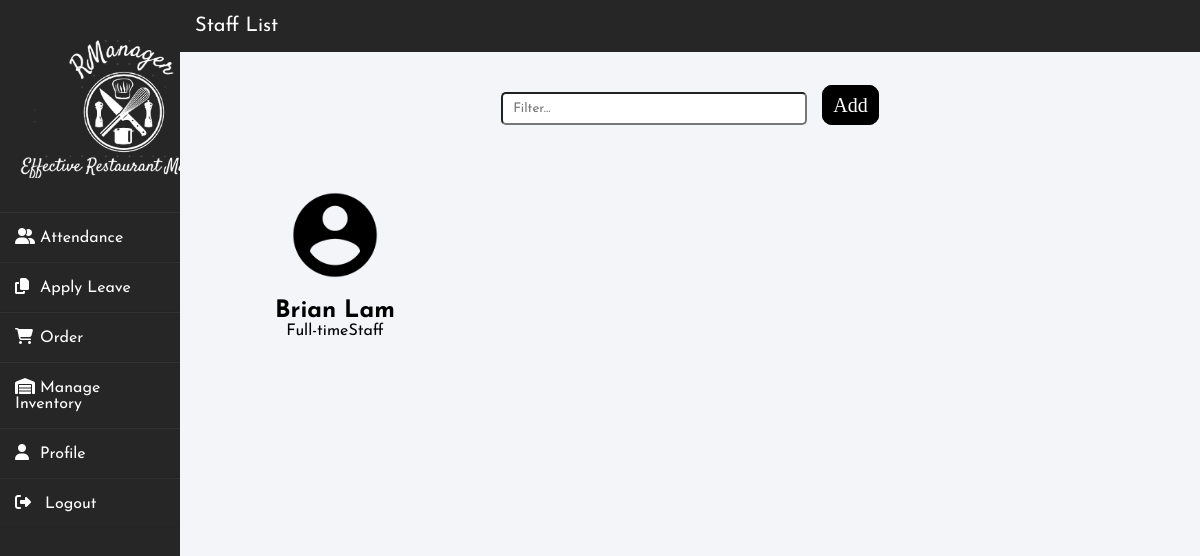
/viewstaff.php, run on an earlier commit of the app's database.
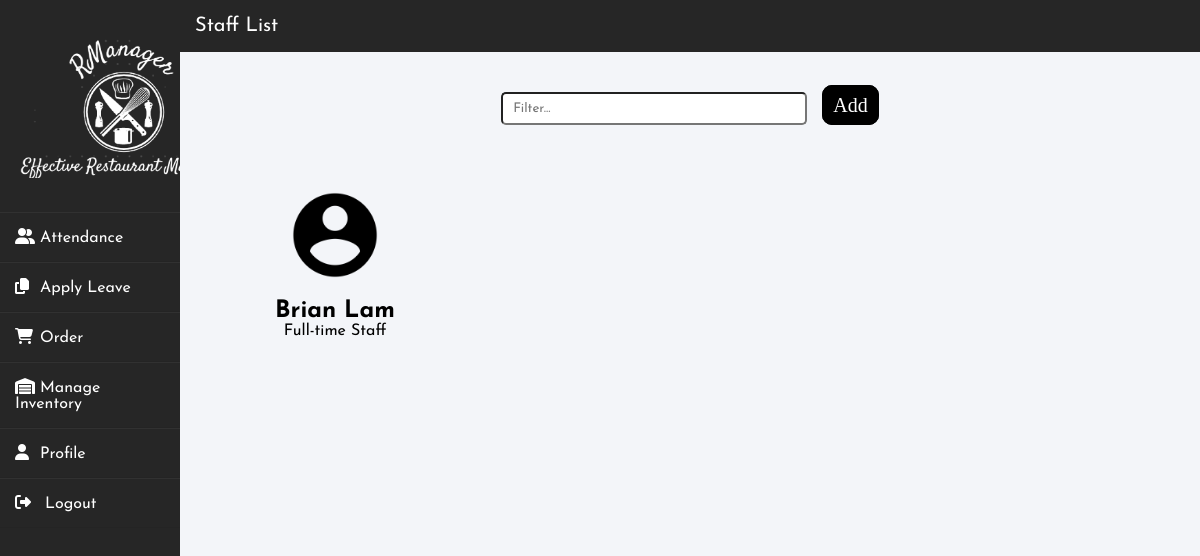
And on a later commit of the database.
### tables this page shows
CREATE TABLE IF NOT EXISTS `staff` (
  `Staff_ID` int(11) NOT NULL AUTO_INCREMENT,
  `name` varchar(50) DEFAULT NULL,
  `email` varchar(50) DEFAULT NULL,
  `pwd` varchar(50) DEFAULT NULL,
  `gender` varchar(50) DEFAULT NULL,
  `dob` date DEFAULT NULL,
  `phone` varchar(50) DEFAULT NULL,
  `address` varchar(200) DEFAULT NULL,
  `role` varchar(50) DEFAULT NULL,
  `hourlyrate` decimal(10,2) DEFAULT NULL,
  `datejoined` date DEFAULT NULL,
  PRIMARY KEY (`Staff_ID`)
);

### viewstaff.php (the view, shortened to what this page needs)
<!DOCTYPE html>
<head>
    <link rel="stylesheet" href="stylesheets/viewstaff.css">
    <link href="stylesheets/default.css" rel="stylesheet" type="text/css">
</head>
<body>
    <?php include "sidebar.php"; ?>
    <?php
        require ("includes/conn.php");
        $sql = "SELECT * FROM staff WHERE role<>'Owner'";
        $result = mysqli_query($con, $sql);
    ?>
    <div class="mainbody">
        <div class="topbar">
            <span>Staff List</span>
        </div>
        <div class="search">
            <center>
                <input type="text" class="searchbar" placeholder="Filter...">
                <a href="addstaff.php" class='btn' id="addstaff">Add</a>
            </center>
        </div>
        <div class="staff">
            <?php
                while ($row = mysqli_fetch_assoc($result)) {
            ?>
            <div class = "profile">
                <center>
                    <a href="profile-owner.php?staffid=<?php echo $row['Staff_ID'];?>"><img src="images/profile.png" alt="blank profile pic"></a>
                </center>
                <h2><?php echo $row['name'];?></h2>
                <p><?php echo $row['role'];?></p>
            </div>
            <?php }?>
        </div>
    </div>
</body>

What changed in the data, as far as the page shows it:
changed staff "Brian Lam": role "Full-timeStaff" → "Full-time Staff"
